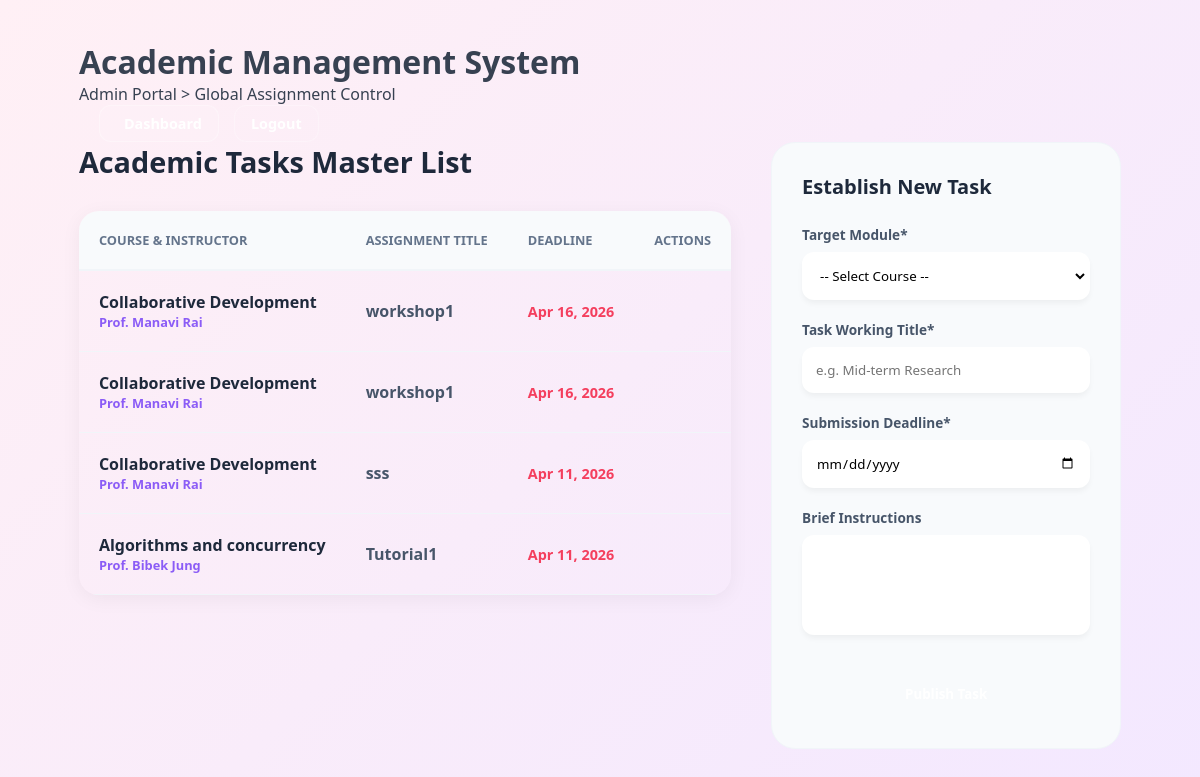
Page /admin_manage_assignments.php (signed in) on the committed database.
### tables this page shows
CREATE TABLE `assignments` (
  `id` int(11) NOT NULL,
  `course_id` int(11) NOT NULL,
  `title` varchar(100) NOT NULL,
  `description` text DEFAULT NULL,
  `due_date` datetime DEFAULT NULL,
  `created_at` timestamp NOT NULL DEFAULT current_timestamp()
);

CREATE TABLE `courses` (
  `id` int(11) NOT NULL,
  `course_name` varchar(100) NOT NULL,
  `course_code` varchar(20) NOT NULL,
  `teacher_id` int(11) DEFAULT NULL
);

CREATE TABLE `users` (
  `id` int(11) NOT NULL,
  `first_name` varchar(50) NOT NULL,
  `last_name` varchar(50) NOT NULL,
  `dob` date NOT NULL,
  `address` varchar(255) NOT NULL,
  `email` varchar(100) NOT NULL,
  `password_hash` varchar(255) NOT NULL,
  `role` enum('Admin','Teacher','Student') NOT NULL,
  `contact` varchar(20) NOT NULL,
  `mother_name` varchar(100) DEFAULT NULL,
  `father_name` varchar(100) DEFAULT NULL,
  `guardian_contact` varchar(20) DEFAULT NULL,
  `is_active` tinyint(1) DEFAULT 0,
  `otp_code` varchar(10) DEFAULT NULL,
  `otp_expires_at` datetime DEFAULT NULL,
  `reset_token` varchar(255) DEFAULT NULL,
  `reset_expires_at` datetime DEFAULT NULL,
  `created_at` timestamp NOT NULL DEFAULT current_timestamp()
);

### admin_manage_assignments.php (the view, shortened to what this page needs)
<?php
require_once '../includes/db.php';
include_once '../includes/header.php';
try {
    $assignments = $pdo->query("
        SELECT a.*, c.course_name, c.course_code, u.first_name, u.last_name
        FROM assignments a
        JOIN courses c ON a.course_id = c.id
        LEFT JOIN teachers t ON c.teacher_id = t.id
        LEFT JOIN users u ON t.user_id = u.id
        ORDER BY a.due_date DESC
    ")->fetchAll();
} catch (PDOException $e) {
    $assignments = [];
    $error = "Record fetch failure: " . $e->getMessage();
}
?>
<div class="dashboard-container">
    <header class="dashboard-header">
        <div class="header-brand">
            <h1>Academic Management System</h1>
            <p>Admin Portal > Global Assignment Control</p>
        </div>
        <div class="header-icons" style="margin-left: 20px; display: flex; gap: 15px; align-items: center;">
            <a href="admin_dashboard.php" style="color: #fff; text-decoration: none; font-weight: 700; font-size: 0.9rem; padding: 8px 16px; border: 1px solid rgba(255,255,255,0.3); border-radius: 12px; transition: 0.3s ease; background: rgba(255,255,255,0.1);"><i class="fas fa-th-large" style="margin-right: 8px;"></i>Dashboard</a>
            <a href="logout.php" style="color: #fff; text-decoration: none; font-weight: 700; font-size: 0.9rem; padding: 8px 16px; border: 1px solid rgba(255,255,255,0.3); border-radius: 12px;">Logout</a>
        </div>
    </header>
    <main class="main-content">
        <section style="display: grid; grid-template-columns: 1fr 350px; gap: 40px;">
            <div>
                <h2 style="font-size: 1.8rem; color: #1e293b; font-weight: 800; margin-bottom: 30px;">Academic Tasks Master List</h2>
        <div class="table-container" style="border-radius: 20px; box-shadow: 0 4px 20px rgba(0,0,0,0.05); overflow: hidden;">
            <table style="width: 100%; border-collapse: collapse;">
                <thead style="background: #f8fafc;">
                    <tr>
                        <th style="padding: 20px; text-align: left; color: #64748b; font-weight: 700; text-transform: uppercase; font-size: 0.8rem; border-bottom: 2px solid #f1f5f9;">Course & Instructor</th>
                        <th style="padding: 20px; text-align: left; color: #64748b; font-weight: 700; text-transform: uppercase; font-size: 0.8rem; border-bottom: 2px solid #f1f5f9;">Assignment Title</th>
                        <th style="padding: 20px; text-align: left; color: #64748b; font-weight: 700; text-transform: uppercase; font-size: 0.8rem; border-bottom: 2px solid #f1f5f9;">Deadline</th>
                        <th style="padding: 20px; text-align: center; color: #64748b; font-weight: 700; text-transform: uppercase; font-size: 0.8rem; border-bottom: 2px solid #f1f5f9;">Actions</th>
                    </tr>
                </thead>
                <tbody>
                    <?php if (empty($assignments)): ?>
                        <tr><td colspan="4" style="padding: 40px; text-align: center; color: #94a3b8;">No assignment records found in the system catalog.</td></tr>
                    <?php else: ?>
                        <?php foreach ($assignments as $a): ?>
                        <tr style="border-bottom: 1px solid #f1f5f9;">
                            <td style="padding: 20px;">
                                <div style="display: flex; flex-direction: column;">
                                    <span style="font-weight: 800; color: #1e293b;"><?php echo htmlspecialchars($a['course_name']); ?></span>
                                    <span style="font-size: 0.8rem; color: #8b5cf6; font-weight: 700;">Prof. <?php echo htmlspecialchars($a['first_name'] . ' ' . $a['last_name'] ?: 'Unassigned'); ?></span>
                                </div>
                            </td>
                            <td style="padding: 20px;">
                                <span style="font-weight: 700; color: #475569;"><?php echo htmlspecialchars($a['title']); ?></span>
                            </td>
                            <td style="padding: 20px;">
                                <span style="font-size: 0.9rem; color: #f43f5e; font-weight: 700;">
                                    <?php echo date('M d, Y', strtotime($a['due_date'])); ?>
                                </span>
                            </td>
                            <td style="padding: 20px; text-align: center;">
                            </td>
                        </tr>
                        <?php endforeach; ?>
                    <?php endif; ?>
                </tbody>
            </table>
        </div>
    </div>
    <aside style="background: #f8fafc; padding: 30px; border-radius: 24px; border: 1px solid #f1f5f9; height: fit-content; position: sticky; top: 40px;">
        <h3 style="font-size: 1.25rem; color: #1e293b; font-weight: 800; margin-bottom: 25px;">Establish New Task</h3>
        <form action="" method="POST">
            <div style="margin-bottom: 20px;">
                <label style="font-size: 0.85rem; font-weight: 700; color: #475569; margin-bottom: 8px; display: block;">Target Module*</label>
                <select name="course_id" required style="width: 100%; padding: 12px; border: 2px solid #fff; border-radius: 12px; outline: none; background: #fff; box-shadow: 0 4px 6px -1px rgba(0,0,0,0.05);">
                    <option value="">-- Select Course --</option>
                </select>
            </div>
            <div style="margin-bottom: 20px;">
                <label style="font-size: 0.85rem; font-weight: 700; color: #475569; margin-bottom: 8px; display: block;">Task Working Title*</label>
                <input type="text" name="title" required placeholder="e.g. Mid-term Research" style="width: 100%; padding: 12px; border: 2px solid #fff; border-radius: 12px; box-shadow: 0 4px 6px -1px rgba(0,0,0,0.05);">
            </div>
            <div style="margin-bottom: 20px;">
                <label style="font-size: 0.85rem; font-weight: 700; color: #475569; margin-bottom: 8px; display: block;">Submission Deadline*</label>
                <input type="date" name="due_date" required style="width: 100%; padding: 12px; border: 2px solid #fff; border-radius: 12px; box-shadow: 0 4px 6px -1px rgba(0,0,0,0.05);">
            </div>
            <div style="margin-bottom: 30px;">
                <label style="font-size: 0.85rem; font-weight: 700; color: #475569; margin-bottom: 8px; display: block;">Brief Instructions</label>
                <textarea name="description" style="width: 100%; padding: 12px; border: 2px solid #fff; border-radius: 12px; outline: none; height: 100px; resize: none; box-shadow: 0 4px 6px -1px rgba(0,0,0,0.05);"></textarea>
            </div>
            <button type="submit" name="add_assignment" style="width: 100%; background: var(--brand-gradient); color: #fff; padding: 15px; border: none; border-radius: 12px; font-weight: 800; cursor: pointer; transition: 0.3s ease;">
            </button>
        </form>
    </aside>
</section>
</main>
</div>
<?php include_once '../includes/footer.php'; ?>

### assets/css/style.css (style rules this page uses)
* { margin: 0; padding: 0; box-sizing: border-box; font-family: system-ui, sans-serif; }
body { background: linear-gradient(135deg, #fff0f5, #f3e8ff); color: #374151; display: flex; justify-content: center; padding: 40px 20px; min-height: 100vh; }

### rows in the picture
assignments: course.course_name "Collaborative Development", users.first_name+last_name "Manavi Rai", title "workshop1", due_date "Apr 16, 2026"
assignments: course.course_name "Collaborative Development", users.first_name+last_name "Manavi Rai", title "workshop1", due_date "Apr 16, 2026"
assignments: course.course_name "Collaborative Development", users.first_name+last_name "Manavi Rai", title "sss", due_date "Apr 11, 2026"
assignments: course.course_name "Algorithms and concurrency", users.first_name+last_name "Bibek Jung", title "Tutorial1", due_date "Apr 11, 2026"
